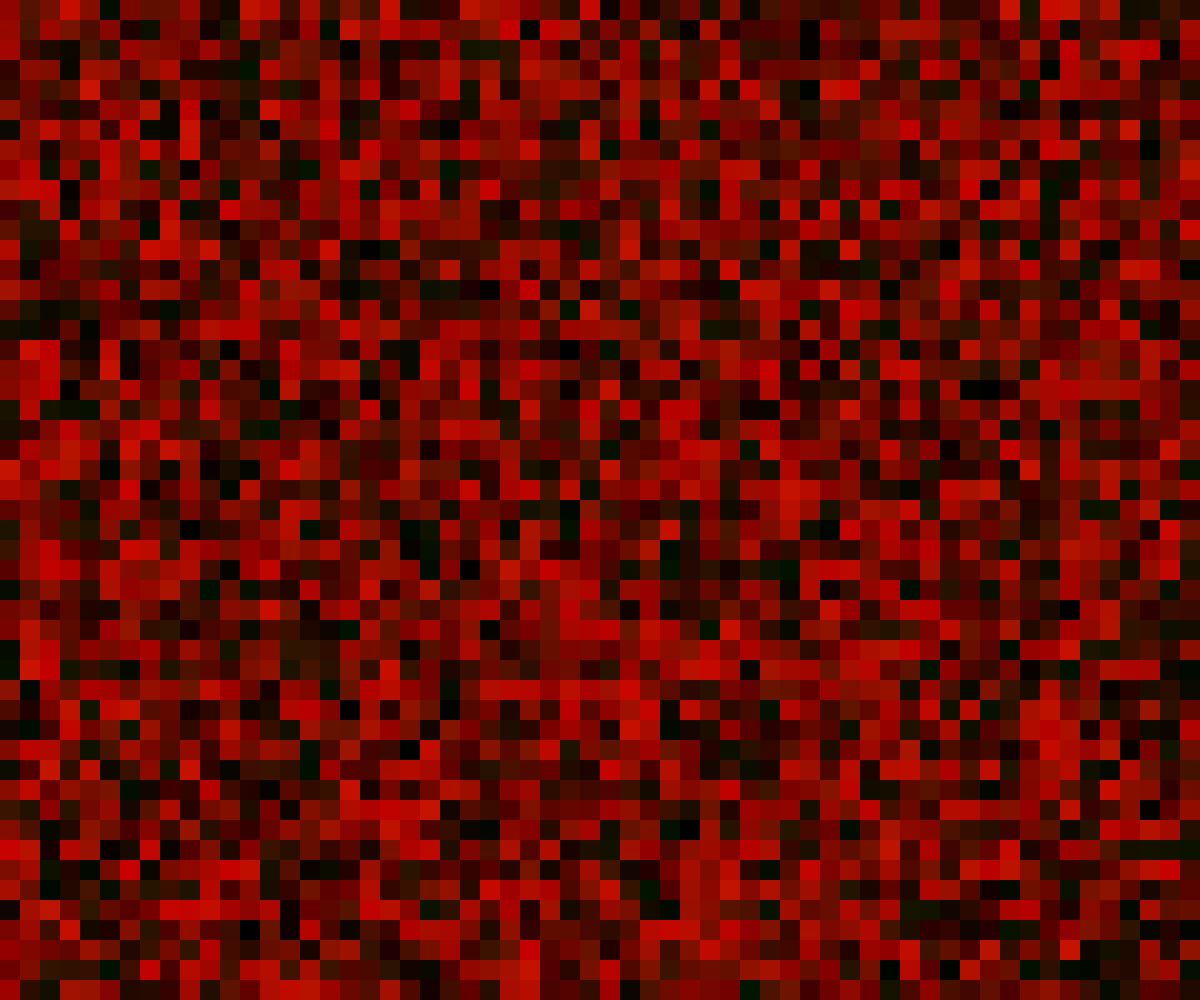
Frame 1 (no input)
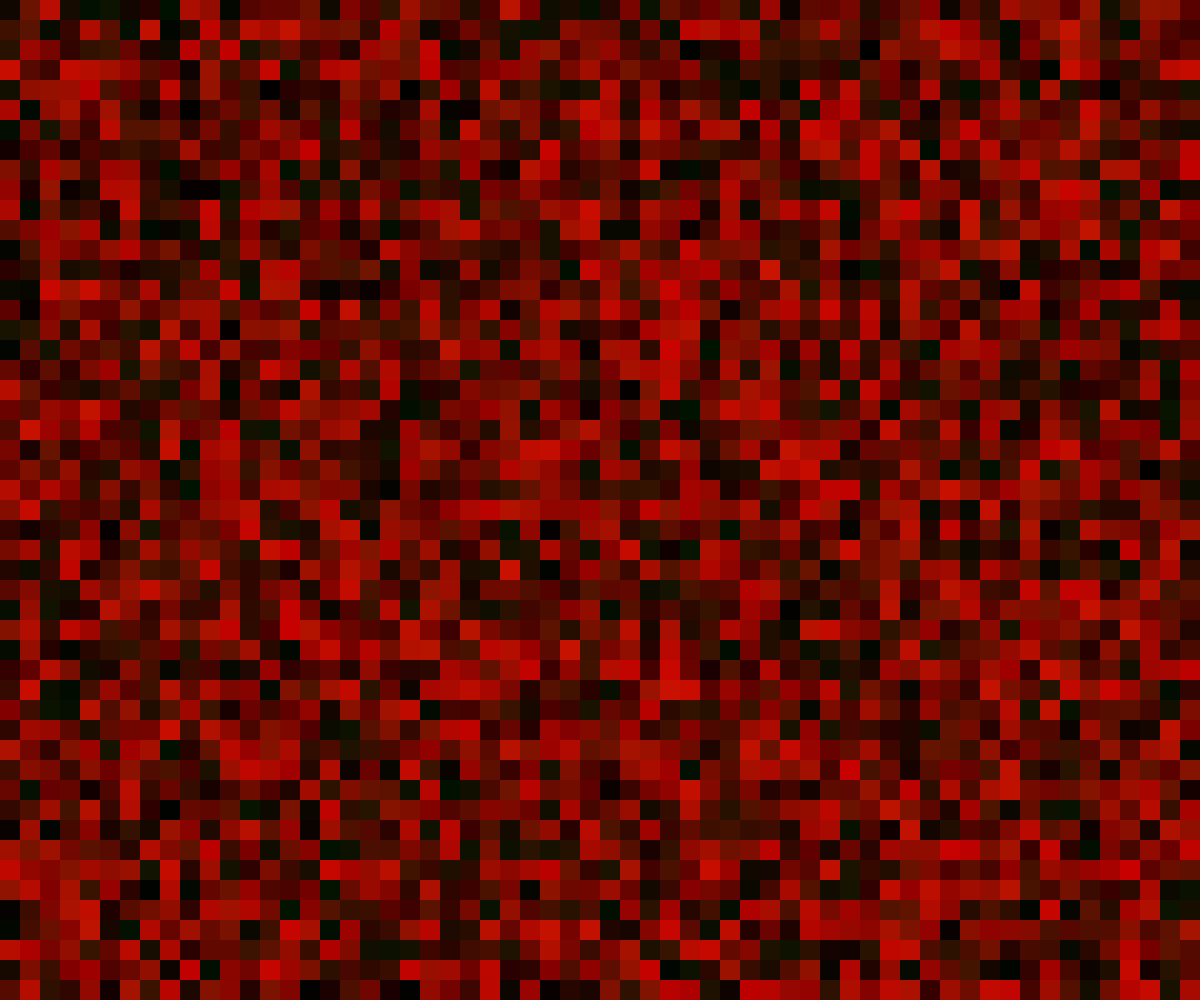
Frame 60 (no input)
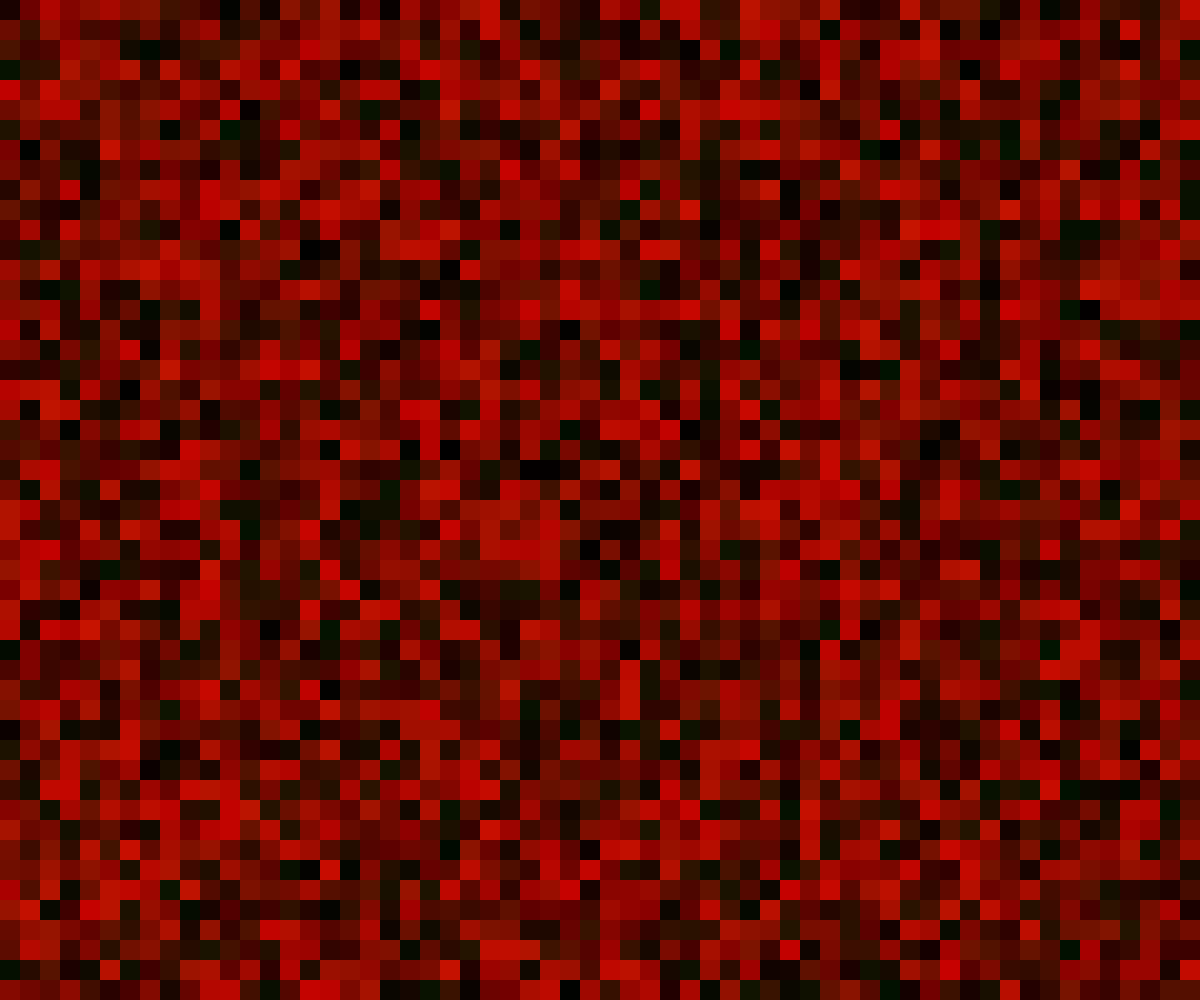
Frame 120 (the mouse pressed at the canvas centre since frame 60)

The p5.js sketch that drew these frames (run headless with seeded random() and noise() and a simulated clock; from frame 60 on, the mouse is pressed at the canvas centre):

// p5.js sketch
// ── sketch.js
function setup() {
  createCanvas(windowWidth, windowHeight)//,SVG); 
  background(0, 0, 255);
}

function draw() {
  console.log();
  let sq = 20
  let x = 0
  let y = 0

  for (let x = 0; x <= width; x += sq) {
    for (let y = 0; y <= height; y += sq) {
      noStroke();
      fill(random(200),random(20), 0)
      rect(x, y, sq, sq);
    }
  }
}
